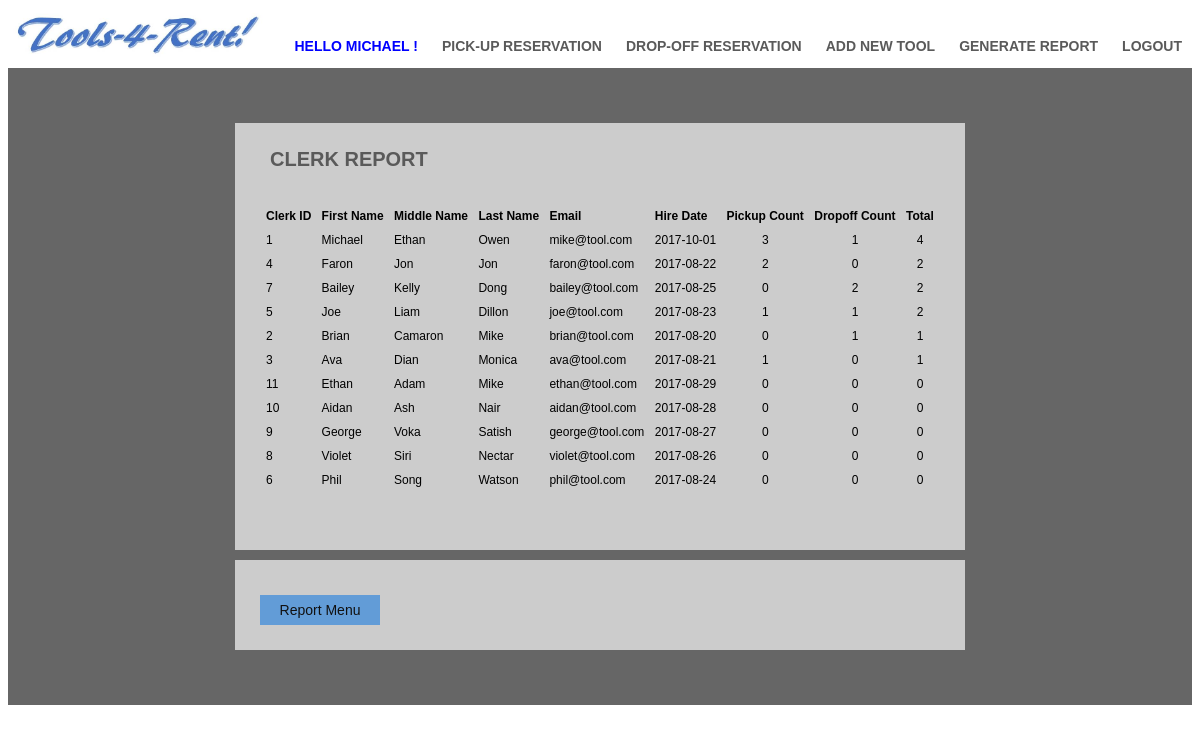
The page /generate_clerk_report.php (signed in) on the database its author committed.
### tables this page shows
CREATE TABLE Clerk (
  clerkID int(16) unsigned NOT NULL AUTO_INCREMENT,
  email varchar(250) NOT NULL,
  password varchar(60) NOT NULL,
  first_name varchar(100) NOT NULL,
  middle_name varchar(100),
  last_name varchar(100) NOT NULL,
  hire_date date,
  PRIMARY KEY (clerkID),
  UNIQUE KEY email (email)
);

### generate_clerk_report.php (the view, shortened to what this page needs)
<?php
include 'lib/connection.php';
?>
<!DOCTYPE html>
<html>
<head>
    <link rel="stylesheet" type="text/css" href="main_customer.css">
</head>
<body>
<div class="header">
    <ul class="headerList">
        <li><a style="color: blue;">Hello <?php echo $_SESSION['first_name'] ?> !</a></li>
        <li><a href="pickup_reservation.php">Pick-Up reservation</a></li>
        <li><a href="dropoff_reservation.php">drop-off reservation</a></li>
        <li><a href="add_new_tool.php">Add New Tool</a></li>
        <li><a href="generate_report.php">Generate report</a></li>
        <li><a href="logout.php">Logout</a></li>
    </ul>
</div>
<div class="mainbody">
    <div class="mainbodySpaceHolder">
    </div>
    <div class="mainbodyWrapper2">
        <a class="formTitle">Clerk Report</a><br>
        <li><a></a></li><br>
        <?php
        $sql = "SELECT Clerk.clerkID as clerkID, first_name, middle_name, last_name, Clerk.email as clerkEmail, hire_date, " .
            "coalesce(Pickup.pickup_count, 0) as pickup_count, coalesce(Dropoff.dropoff_count, 0) as dropoff_count," .
            "(coalesce(Pickup.pickup_count,0)+coalesce(Dropoff.dropoff_count,0)) AS total_count FROM Clerk LEFT JOIN " .
            " (SELECT pickup_clerk_email, COUNT(*) AS pickup_count FROM Reservation GROUP BY pickup_clerk_email) AS Pickup " .
            " ON Pickup.pickup_clerk_email = Clerk.email LEFT JOIN (SELECT dropoff_clerk_email, COUNT(*) AS dropoff_count " .
            " FROM Reservation GROUP BY dropoff_clerk_email) AS Dropoff ON Clerk.email= Dropoff.dropoff_clerk_email  " .
            " ORDER BY total_count DESC;";
        $result = mysqli_query($conn, $sql);
        echo "<table border='1'>";
        echo "<tr><th>Clerk ID</th>";
        echo "<th>First Name</th>";
        echo "<th>Middle Name</th>";
        echo "<th>Last Name</th>";
        echo "<th>Email</th>";
        echo "<th>Hire Date</th>";
        echo "<th>Pickup Count</th>";
        echo "<th>Dropoff Count</th>";
        echo "<th>Total</th></tr>\n";
        while($row = mysqli_fetch_assoc($result)) {
            echo "<tr><td>{$row['clerkID']}</td>";
            echo "<td>{$row['first_name']}</td>";
            echo "<td>{$row['middle_name']}</td>";
            echo "<td>{$row['last_name']}</td>";
            echo "<td>{$row['clerkEmail']}</td>";
            echo "<td>{$row['hire_date']}</td>";
            echo "<td style=\"text-align:center\">{$row['pickup_count']}</td>";
            echo "<td style=\"text-align:center\">{$row['dropoff_count']}</td>";
            echo "<td style=\"text-align:center\">{$row['total_count']}</td></tr>";
        }
        echo "</table>";
        ?>
        <li><a></a></li><br>
    </div>
<div>
<div class="mainbody">
        <div class="mainbodyWrapper2">
        <form action="generate_report.php" method="POST">
            <button style="width: 120px;" type="submit", name="submit">Report Menu</button>
        </form>
        </div>
    <div class="mainbodySpaceHolder">
    </div>
</div>
</body>
</html>

### main_customer.css (style rules this page uses)
a { color: #5a5a5a; font-family: "Arial"; font-size: 14px; font-weight: bold; padding: 14px 10px; text-transform: uppercase; text-decoration: none; }
li { display: inline; }
.header { background-image:url(header_image.jpg); height: 60px; background-repeat: no-repeat; background-size: 22%; }
.headerList { float: right; }
.headerList a { line-height: 45px; padding-top: 15px; }
.mainbody { background-color: #666; }
.mainbodySpaceHolder { height: 45px; }
.mainbodyWrapper2 { margin: auto; margin-top: 10px; margin-bottom: 10px; padding: 25px 25px; width: 680px; background-color: #ccc; }
.mainbody div a { font-size: 20px; }
.mainbody div li a { font-size: 14px; line-height: 32px; margin-top: 10px; color: #222; }
.mainbody div form button { width: 120px; height: 30px; border: none; margin-top: 10px; background-color: #629cd7; font-size: 14px; color: #111; cursor: pointer; }
table { width: 100%; border: none; font-family: Arial; font-size: 12px; }
th, td { text-align: left; padding: 4px; border: none; }

### rows shown on the page
clerk: clerkID "1", first_name "Michael", middle_name "Ethan", last_name "Owen", email "mike@tool.com", hire_date "2017-10-01", pickup_count "3", dropoff_count "1", total_count "4"
clerk: clerkID "4", first_name "Faron", middle_name "Jon", last_name "Jon", email "faron@tool.com", hire_date "2017-08-22", pickup_count "2", dropoff_count "0", total_count "2"
clerk: clerkID "7", first_name "Bailey", middle_name "Kelly", last_name "Dong", email "bailey@tool.com", hire_date "2017-08-25", pickup_count "0", dropoff_count "2", total_count "2"
clerk: clerkID "5", first_name "Joe", middle_name "Liam", last_name "Dillon", email "joe@tool.com", hire_date "2017-08-23", pickup_count "1", dropoff_count "1", total_count "2"
clerk: clerkID "2", first_name "Brian", middle_name "Camaron", last_name "Mike", email "brian@tool.com", hire_date "2017-08-20", pickup_count "0", dropoff_count "1", total_count "1"
clerk: clerkID "3", first_name "Ava", middle_name "Dian", last_name "Monica", email "ava@tool.com", hire_date "2017-08-21", pickup_count "1", dropoff_count "0", total_count "1"
clerk: clerkID "11", first_name "Ethan", middle_name "Adam", last_name "Mike", email "ethan@tool.com", hire_date "2017-08-29", pickup_count "0", dropoff_count "0", total_count "0"
clerk: clerkID "10", first_name "Aidan", middle_name "Ash", last_name "Nair", email "aidan@tool.com", hire_date "2017-08-28", pickup_count "0", dropoff_count "0", total_count "0"
clerk: clerkID "9", first_name "George", middle_name "Voka", last_name "Satish", email "george@tool.com", hire_date "2017-08-27", pickup_count "0", dropoff_count "0", total_count "0"
clerk: clerkID "8", first_name "Violet", middle_name "Siri", last_name "Nectar", email "violet@tool.com", hire_date "2017-08-26", pickup_count "0", dropoff_count "0", total_count "0"
clerk: clerkID "6", first_name "Phil", middle_name "Song", last_name "Watson", email "phil@tool.com", hire_date "2017-08-24", pickup_count "0", dropoff_count "0", total_count "0"

### other values the page prints
$_SESSION['first_name'] "MICHAEL"
